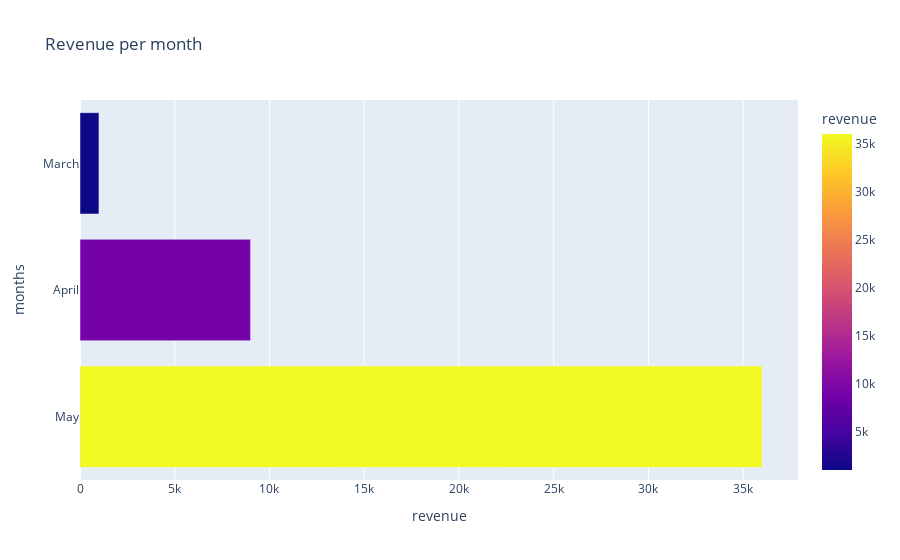

This figure's notebook cell:
### Code cell
import plotly.express as px
import pandas as pd
import apps.constants as c
import calendar

# create vertical bar graph for revenue per month
df = c.generate_revenue_in_months(3)
df['months'] = df['months'].apply(lambda x: calendar.month_name[x])
# convert the months to string
fig = px.bar(df, x='revenue', y='months', orientation='h', 
             title='Revenue per month',
             color='revenue')
             
fig.show()

### Figure 1 — Plotly figure (JSON) as saved in the notebook; plotly's stock layout.template omitted (floating-point values rounded to 4 significant figures)
{"data": [{"alignmentgroup": "True", "hovertemplate": "revenue=%{marker.color}<br>months=%{y}<extra></extra>", "legendgroup": "", "marker": {"color": [36000, 9000, 1000], "coloraxis": "coloraxis", "pattern": {"shape": ""}}, "name": "", "offsetgroup": "", "orientation": "h", "showlegend": false, "textposition": "auto", "type": "bar", "x": [36000, 9000, 1000], "xaxis": "x", "y": ["May", "April", "March"], "yaxis": "y"}], "layout": {"barmode": "relative", "coloraxis": {"colorbar": {"title": {"text": "revenue"}}, "colorscale": [[0, "#0d0887"], [0.1111, "#46039f"], [0.2222, "#7201a8"], [0.3333, "#9c179e"], [0.4444, "#bd3786"], [0.5556, "#d8576b"], [0.6667, "#ed7953"], [0.7778, "#fb9f3a"], [0.8889, "#fdca26"], [1, "#f0f921"]]}, "legend": {"tracegroupgap": 0}, "title": {"text": "Revenue per month"}, "xaxis": {"anchor": "y", "domain": [0, 1], "title": {"text": "revenue"}}, "yaxis": {"anchor": "x", "domain": [0, 1], "title": {"text": "months"}}}}
